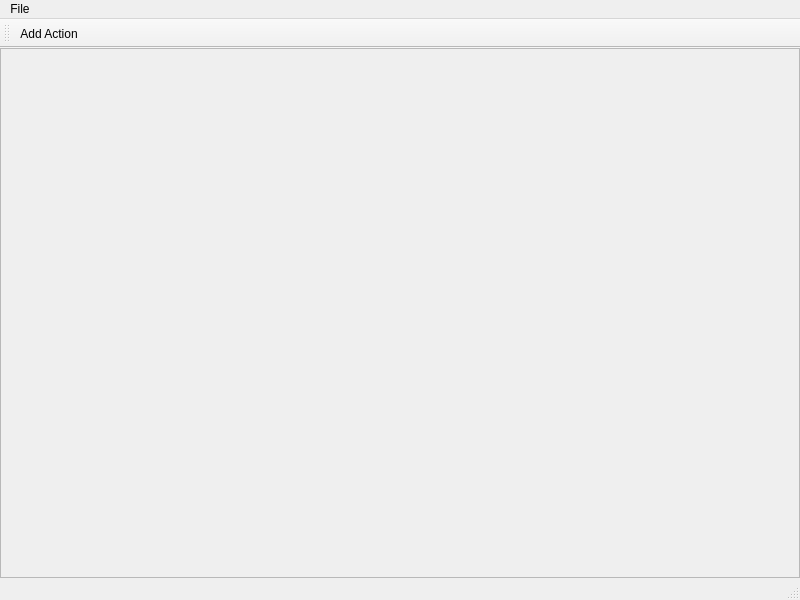
<?xml version="1.0" encoding="UTF-8"?>
<ui version="4.0">
 <class>MainWindow</class>
 <widget class="QMainWindow" name="MainWindow">
  <property name="geometry">
   <rect>
    <x>0</x>
    <y>0</y>
    <width>800</width>
    <height>600</height>
   </rect>
  </property>
  <property name="windowTitle">
   <string>Rescue</string>
  </property>
  <property name="locale">
   <locale language="English" country="UnitedStates"/>
  </property>
  <widget class="QWidget" name="centralwidget">
   <layout class="QVBoxLayout" name="verticalLayout">
    <property name="leftMargin">
     <number>0</number>
    </property>
    <property name="topMargin">
     <number>0</number>
    </property>
    <property name="rightMargin">
     <number>0</number>
    </property>
    <property name="bottomMargin">
     <number>0</number>
    </property>
    <item>
     <widget class="QScrollArea" name="scrollArea">
      <property name="styleSheet">
       <string notr="true"/>
      </property>
      <property name="widgetResizable">
       <bool>true</bool>
      </property>
      <widget class="QWidget" name="actionArea">
       <property name="geometry">
        <rect>
         <x>0</x>
         <y>0</y>
         <width>798</width>
         <height>515</height>
        </rect>
       </property>
      </widget>
     </widget>
    </item>
   </layout>
  </widget>
  <widget class="QMenuBar" name="menubar">
   <property name="geometry">
    <rect>
     <x>0</x>
     <y>0</y>
     <width>800</width>
     <height>22</height>
    </rect>
   </property>
   <widget class="QMenu" name="menuFile">
    <property name="title">
     <string>File</string>
    </property>
    <addaction name="actionNew"/>
    <addaction name="actionOpen"/>
    <addaction name="actionSave"/>
    <addaction name="actionSaveAs"/>
   </widget>
   <addaction name="menuFile"/>
  </widget>
  <widget class="QStatusBar" name="statusbar"/>
  <widget class="QToolBar" name="toolBar">
   <property name="windowTitle">
    <string>toolBar</string>
   </property>
   <attribute name="toolBarArea">
    <enum>TopToolBarArea</enum>
   </attribute>
   <attribute name="toolBarBreak">
    <bool>false</bool>
   </attribute>
   <addaction name="actionAdd_Action"/>
  </widget>
  <action name="actionAdd_Action">
   <property name="icon">
    <iconset resource="../../icons.qrc">
     <normaloff>:/icon/add</normaloff>:/icon/add</iconset>
   </property>
   <property name="text">
    <string>Add Action</string>
   </property>
   <property name="toolTip">
    <string>Add a new Action</string>
   </property>
  </action>
  <action name="actionNew">
   <property name="text">
    <string>New</string>
   </property>
  </action>
  <action name="actionOpen">
   <property name="text">
    <string>Open</string>
   </property>
  </action>
  <action name="actionSave">
   <property name="text">
    <string>Save</string>
   </property>
  </action>
  <action name="actionSaveAs">
   <property name="text">
    <string>Save as</string>
   </property>
  </action>
 </widget>
 <resources>
  <include location="../../icons.qrc"/>
 </resources>
 <connections/>
</ui>
